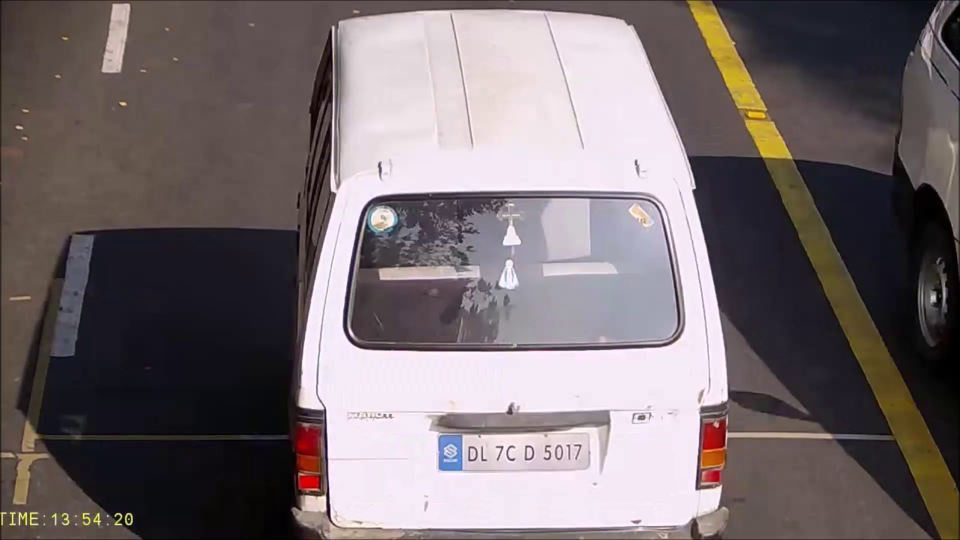
#> input picture Modeling/images/image_1.jpg, 1920 x 1080 px, given in place of the camera (shown at 1/2 size)
$ python number_plate_og.py
#> lines starting #> are read from the running program, lines starting #| are printed output that depends on the picture
import cv2
import os
from datetime import datetime
from concurrent.futures import ThreadPoolExecutor
import time

#base directory
base_dir = 'plates'
if not os.path.exists(base_dir):
    os.makedirs(base_dir)


cap = cv2.VideoCapture(0)
if not cap.isOpened():
    print("Error: Could not open video stream")
    exit()

harcascade = 'haarcascade_russian_plate_number (1).xml'
if not os.path.exists(harcascade):
    print(f"Error: Haar Cascade file '{harcascade}' not found")
    exit()

# Min area
min_area = 500

count = 1
vehicle_count = 0

#Thread pool for asynchronous image saving
executor = ThreadPoolExecutor()

#function - to save image
def save_image(path, image):
    cv2.imwrite(path, image)


while True:
    success, img = cap.read()
#> img is the input picture: shape (1080, 1920, 3); mean B, G, R 111.5, 109, 118.9
    if not success or img is None:
        print("Failed to capture image")
        break

    try:
        img_gray = cv2.cvtColor(img, cv2.COLOR_BGR2GRAY)
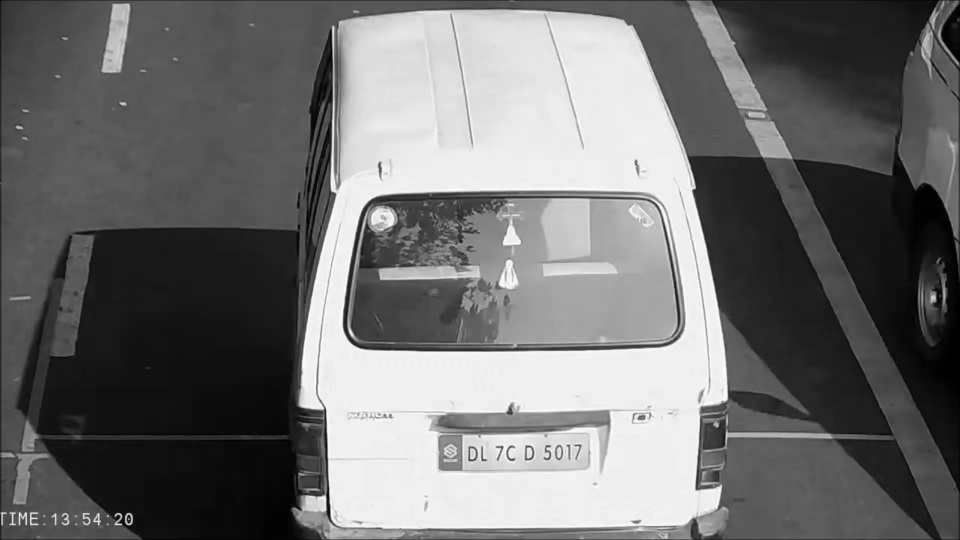
#> img_gray: shape (1080, 1920) (shown at 1/2 size); min 0, max 254, mean 112.3
    except cv2.error as e:
        print(f"Error converting image to grayscale: {e}")
        break

    plate_cascade = cv2.CascadeClassifier(harcascade)
    plates = plate_cascade.detectMultiScale(img_gray, 1.1, 10)
#> plates = ()

    for (x, y, w, h) in plates:
        area = w * h
        if area > min_area:

            #Plate container
            cv2.rectangle(img, (x, y), (x + w, y + h), (0, 255, 0), 2)
            cv2.putText(img, "Number Plate", (x, y - 5), cv2.FONT_HERSHEY_COMPLEX_SMALL, 1, (255, 0, 255), 2)

            #folder structure
            current_date = datetime.now().strftime("%Y-%m-%d")
            date_dir = os.path.join(base_dir, current_date)
            if not os.path.exists(date_dir):
                os.makedirs(date_dir)

            #creating folder for each vehicle
            vehicle_dir = os.path.join(date_dir, f'vehicle_{vehicle_count}')
            if not os.path.exists(vehicle_dir):
                os.makedirs(vehicle_dir)

            #creating raw and cropped number plate folder
            raw_image_dir = os.path.join(vehicle_dir, 'raw_image')
            cropped_plate_dir = os.path.join(vehicle_dir, 'cropped_number_plate')

            if not os.path.exists(raw_image_dir):
                os.makedirs(raw_image_dir)

            if not os.path.exists(cropped_plate_dir):
                os.makedirs(cropped_plate_dir)

            if count < 6:
                # Save current timestamp for filenames
                current_time = datetime.now().strftime("%H-%M-%S")
                img_filename = f'scanned_img_{current_time}_{count}.jpg'
                plate_filename = f'plate_img_{current_time}_{count}.jpg'


                executor.submit(save_image, os.path.join(raw_image_dir, img_filename), img)

                #Extracting, enhancing and saving
                plate_img = img[y:y+h, x:x+w]
                plate_img_gray = cv2.cvtColor(plate_img, cv2.COLOR_BGR2GRAY)
                plate_img_enhanced = cv2.equalizeHist(plate_img_gray)
                executor.submit(save_image, os.path.join(cropped_plate_dir, plate_filename), plate_img_enhanced)

                #Display - Plate Saved
                cv2.rectangle(img, (0, 200), (640, 300), (0, 255, 0), cv2.FILLED)
                cv2.putText(img, f"Plate {count} saved", (150, 265), cv2.FONT_HERSHEY_COMPLEX_SMALL, 2, (0, 0, 255), 2)
                count += 1

                #Delay for capturing next plate
                time.sleep(2)
            else:
                #After saving 5 plates - Displaying Vehicle saved successfully
                cv2.rectangle(img, (0, 200), (640, 300), (0, 255, 0), cv2.FILLED)
                cv2.putText(img, 'Vehicle saved successfully', (100, 265), cv2.FONT_HERSHEY_COMPLEX_SMALL, 2, (0, 0, 255), 2)
                cv2.imshow("result", img)


                time.sleep(5)
                vehicle_count += 1
                count = 0
                break
#> this loop made 0 passes
#> after the loop, vehicle_count = 0

    #Display image
    cv2.imshow("result", img)

    # Break the loop when 'q' is pressed
    if cv2.waitKey(1) & 0xFF == ord('q'):
#> (key q is pressed here)
        break

# Release
cap.release()
cv2.destroyAllWindows()

$ run again, on Modeling/images/image_10.jpg
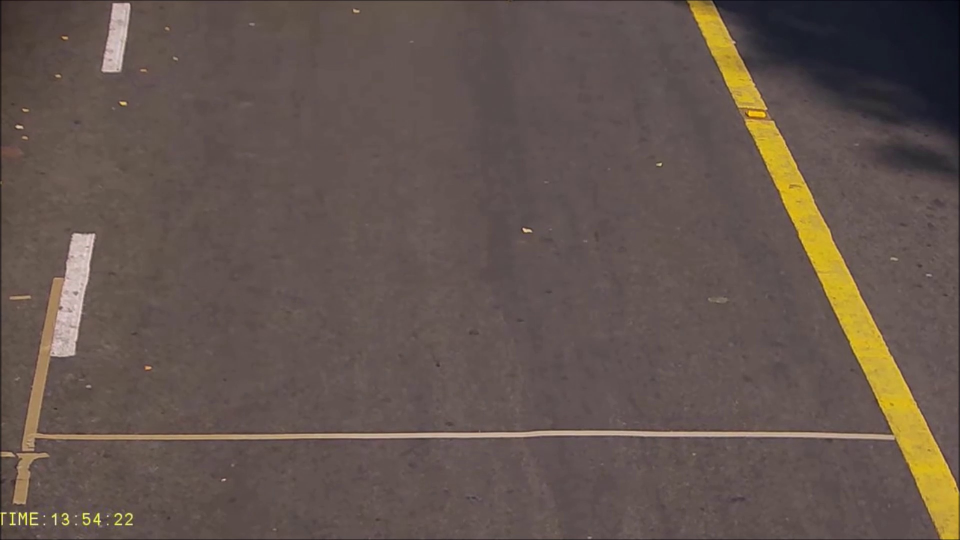
#> input picture Modeling/images/image_10.jpg, 1920 x 1080 px, given in place of the camera (shown at 1/2 size)
#> img is the input picture: shape (1080, 1920, 3); mean B, G, R 78.1, 84.8, 99
#> `img_gray = cv2.cvtColor(img, cv2.COLOR_BGR2GRAY)`:
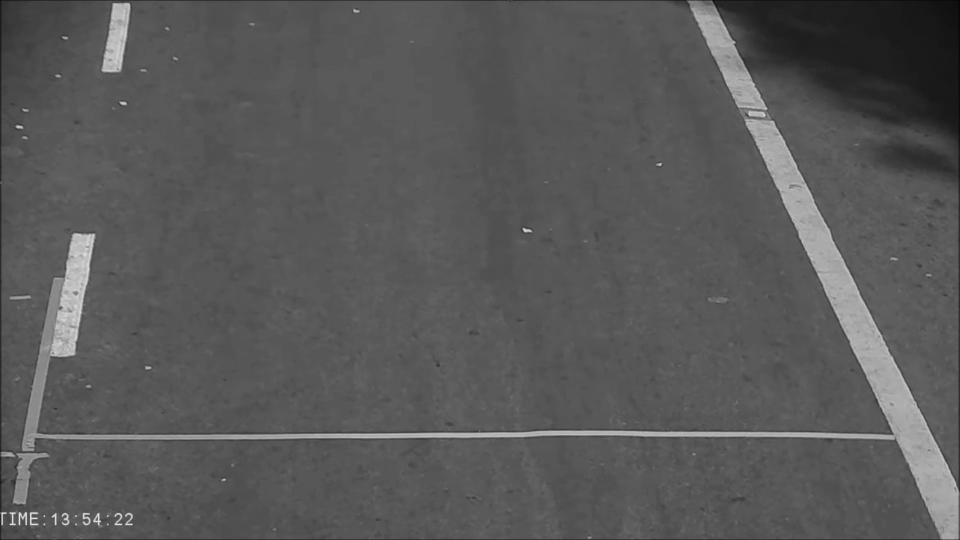
#> img_gray: shape (1080, 1920) (shown at 1/2 size); min 1, max 241, mean 88.3
#> plates = ()
#> after the loop `for (x, y, w, h) in plates:`: vehicle_count = 0

$ run again, on Modeling/images/image_11.jpg
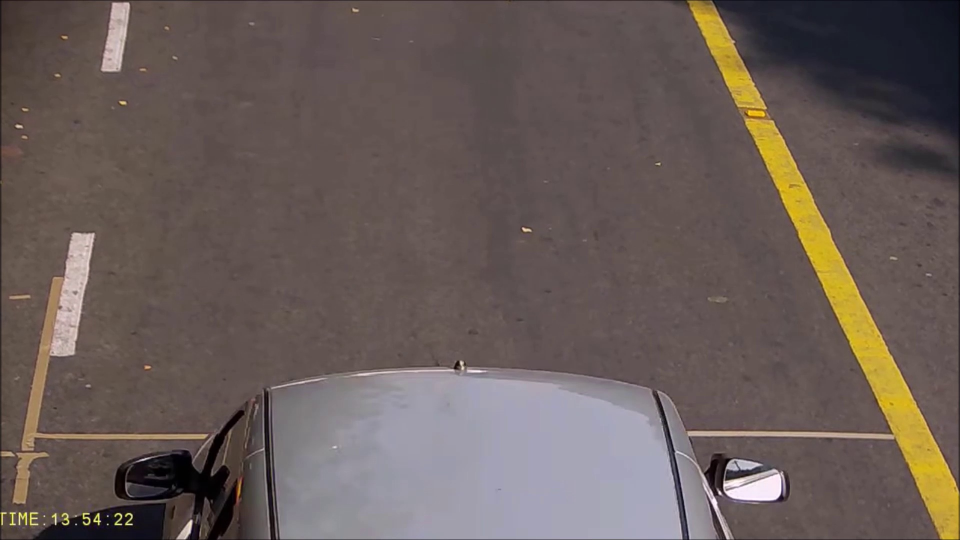
#> input picture Modeling/images/image_11.jpg, 1920 x 1080 px, given in place of the camera (shown at 1/2 size)
#> img is the input picture: shape (1080, 1920, 3); mean B, G, R 88.3, 92.6, 104.9
#> `img_gray = cv2.cvtColor(img, cv2.COLOR_BGR2GRAY)`:
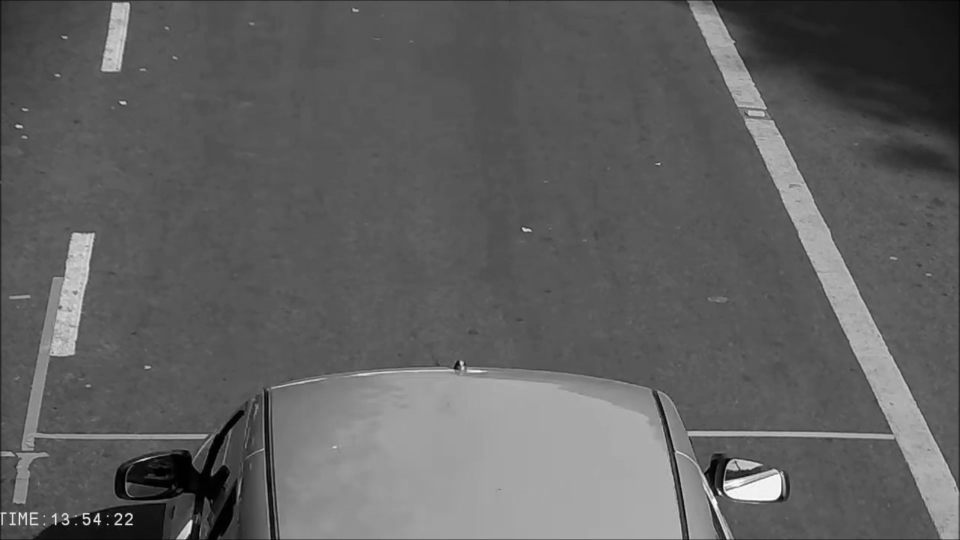
#> img_gray: shape (1080, 1920) (shown at 1/2 size); min 0, max 252, mean 95.8
#> plates = ()
#> after the loop `for (x, y, w, h) in plates:`: vehicle_count = 0

$ run again, on Modeling/images/image_12.jpg
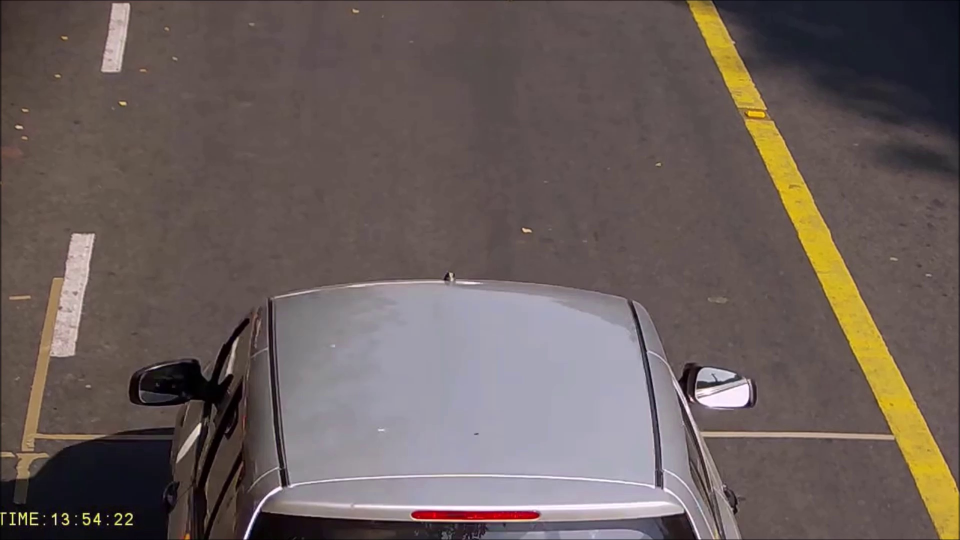
#> input picture Modeling/images/image_12.jpg, 1920 x 1080 px, given in place of the camera (shown at 1/2 size)
#> img is the input picture: shape (1080, 1920, 3); mean B, G, R 90.9, 94, 106
#> `img_gray = cv2.cvtColor(img, cv2.COLOR_BGR2GRAY)`:
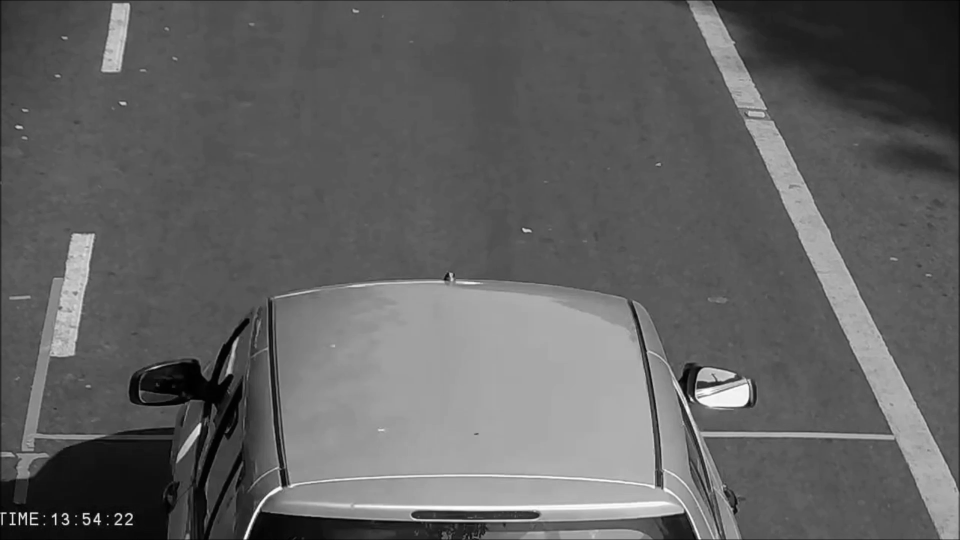
#> img_gray: shape (1080, 1920) (shown at 1/2 size); min 0, max 254, mean 97.3
#> plates = ()
#> after the loop `for (x, y, w, h) in plates:`: vehicle_count = 0
